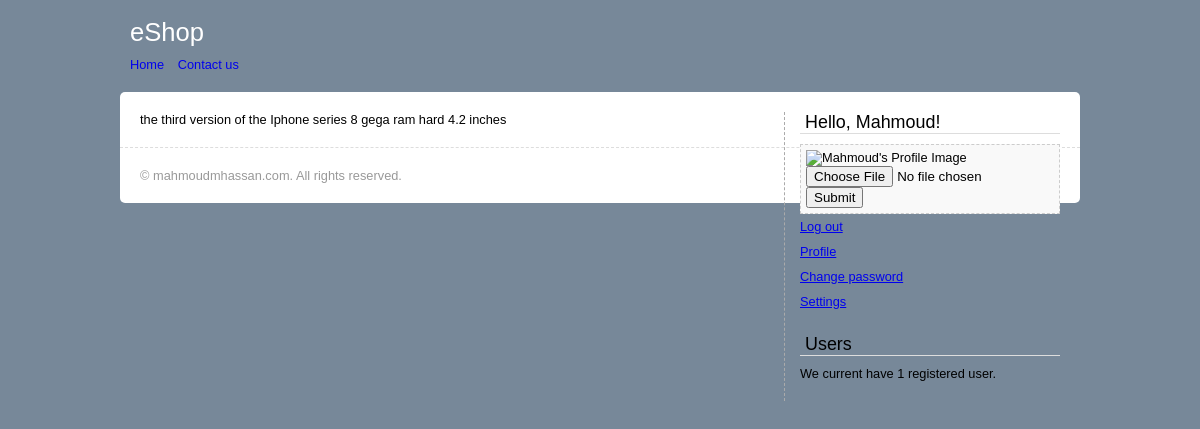
/details.php?pid=3 (signed in), run on the app's committed database.
### tables this page shows
CREATE TABLE IF NOT EXISTS `users` (
  `user_id` int(11) NOT NULL,
  `username` varchar(32) NOT NULL,
  `password` varchar(32) NOT NULL,
  `first_name` varchar(32) NOT NULL,
  `last_name` varchar(32) NOT NULL,
  `email` varchar(1024) NOT NULL,
  `active` int(11) NOT NULL DEFAULT '0',
  `profile` varchar(55) NOT NULL
);

CREATE TABLE IF NOT EXISTS `products1` (
  `id` int(11) NOT NULL,
  `product_code` varchar(60) NOT NULL,
  `product_name` varchar(60) NOT NULL,
  `product_desc` text NOT NULL,
  `product_image` varchar(100) NOT NULL,
  `price` decimal(10,2) NOT NULL,
  `stock` int(11) NOT NULL
);

### core/init.php (called while the page is built, shortened)
<?php
   require 'functions/users.php';
   if(logged_in() === true) {
    $session_user_id = $_SESSION['user_id'];
   $user_data = user_data($session_user_id, 'user_id', 'username', 'password', 'first_name', 'last_name', 'email' ,'profile');
   }
?>

### core/functions/users.php (called while the page is built, shortened)
<?php
function user_data($user_id) {
	$user_id = (int)$user_id;
	$func_num_args = func_num_args();
	$func_get_args = func_get_args();
	if($func_num_args > 1) {
		unset($func_get_args[0]);
		$fields = '`' . implode('`, `', $func_get_args) . '`';
        $data = mysql_fetch_assoc(mysql_query("SELECT $fields FROM `users` WHERE `user_id` = $user_id"));
		return $data;
	}
}
?>

### includes/widgets/loggedin.php (the view, shortened to what this page needs)
<div class="widget">
     <h2>Hello, <?php echo $user_data['first_name']; ?>! </h2>
	  <div class="inner">
	  <div class="profile">
	    <?php
		 if(empty($user_data['profile']) === false) {
			 echo '<img scr="', $user_data['profile'], '" alt="', $user_data['first_name'] , '\'s Profile Image">';
		 }
		?>
		<form action="" method="post" enctype="multipart/form-data">
		   <input type="file" name="profile"> <input type="submit">
		</form>
	  </div>
	  <ul>
	     <li>
		    <a href="logout.php">Log out</a>
		 </li>
		 <li>
		   <a href="<?php echo $user_data['username']; ?>">Profile</a>
		  </li>
		 <li>
		    <a href="changepassword.php">Change password</a>
		 </li>
		 <li>
		  <a href="settings.php">Settings</a>
		  </li>
	  </ul>
	  </div>
</div>

### details.php (shortened to what this page needs)
<?php
include 'core/init.php';
 include 'includes/overall/header.php';
 ?>
 <?php
 $pid = $_GET['pid'];
 $query =  mysql_query("select * from products1 WHERE id = $pid");
 $product = mysql_fetch_array($query);
 echo $product['product_desc'];
 ?>
<?php  include 'includes/overall/footer.php'; ?>

### css/screen.css (style rules this page uses)
ul { padding:0; margin:0 0 20px 0; list-style:none; }
h1,h2 { padding:0; margin:0 0 20px 0; font-weight:normal; }
ul li { padding:5px 0; }
h2 { font-size: 1.4em; }
body { background:lightslategray; font-family:Arial; font-size:0.8em; }
.widget { margin-bottom:20px; }
.widget h2 { margin: 0 0 10px 0; padding:0 5px; font-weight:normal; border-bottom:1px solid #ddd; }
.profile { background:#f9f9f9; border:1px dashed #ccc; padding:5px; }
.profile img { width :100%; }

### data on the page
users: first_name "Mahmoud"
products1: product_desc "the third version of the Iphone series 8 gega ram hard 4.2 inches"

### other printed values
$user_count "1"
